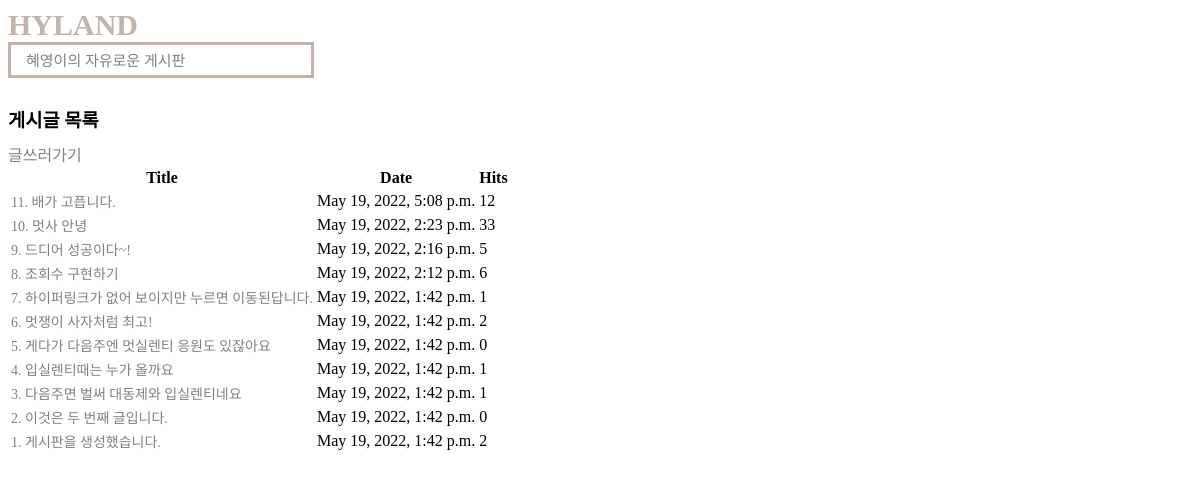
The page / on the database its author committed.
### app/models.py (models this page shows, shortened)
class Post(models.Model):
    title = models.CharField(max_length=50)
    content = models.TextField()
    date = models.DateTimeField(auto_now_add=True)
    hits = models.PositiveIntegerField(default=0)
    class Meta:
        ordering = ['-id']

### app/views.py (the view)
# urls.py: path('', views.list_page, name='list_page'),
def list_page(request):
    posts = Post.objects.all()
    return render(request, 'app/list_page.html', {'posts': posts})

### app/templates/app/list_page.html (shortened to what this page needs)
{% extends 'app/base.html' %}
{% block css %}
{% load static %}
<link rel="stylesheet" href="{% static 'app/list_page.css' %}">
{% endblock css %}
{% block content%}
<h3 class="title-list">게시글 목록</h3>
<contents>
    <table class="table">
        <thead>
            <tr>
                <th>Title</th>
                <th>Date</th>
                <th>Hits</th>
            </tr>
        </thead>
        <tbody>
            {% for post in posts %}
            <tr>
                <td> <a class="post-title" href="{% url 'detail_page' post.pk %}">{{post.title}}</a></td>
                <td> {{post.date}}</td>
                <td> {{post.hits}}</td>
            </tr>
            {% endfor %}
<footer>
    <a href="{% url 'create_page' %}">글쓰러가기</a>
</footer>
{% endblock content %}

### app/templates/app/base.html (shortened to what this page needs)
<!DOCTYPE html>
<html lang="en">
<head>
    {% block css %}
    {% endblock css %}
</head>
<body>
    <div class="frame">
        <header>
            <nav class="navigator">
                <h3 class="site-name">HYLAND</h3>
            </nav>
            <div class="container">
                <div class="title">
                    <div class="title-name">혜영이의 자유로운 게시판</div>
                </div>
            </div>
        </header>
        {% block content%}
        {% endblock content %}
    </div>
</body>
</html>

### app/static/app/list_page.css (style rules this page uses)
.frame { margin: 30px 150px; display: flex; flex-direction: column; font-family: 'Noto Serif KR', serif; margin: 0 auto; }
.navigator { display: flex; flex-direction: row; justify-content: space-between; }
.site-name { margin : 0; font-size: 30px; font-weight: bold; color: #C2B4AB }
.title { background-color: white; height: 30px; width: 300px; border: 3px solid #C2B4AB; }
.title-name { margin: 0; padding : 0; position: relative; left:15px; font-size:15px; top : 4px; color: gray }
.title-list { position:relative; top:8px; }
.post-title { font-size:14px; }
a { text-decoration: none; color: gray; }

### rows shown on the page
Post: title "11. 배가 고픕니다.", date "May 19, 2022, 5:08 p.m.", hits "12"
Post: title "10. 멋사 안녕", date "May 19, 2022, 2:23 p.m.", hits "33"
Post: title "9. 드디어 성공이다~!", date "May 19, 2022, 2:16 p.m.", hits "5"
Post: title "8. 조회수 구현하기", date "May 19, 2022, 2:12 p.m.", hits "6"
Post: title "7. 하이퍼링크가 없어 보이지만 누르면 이동된답니다.", date "May 19, 2022, 1:42 p.m.", hits "1"
Post: title "6. 멋쟁이 사자처럼 최고!", date "May 19, 2022, 1:42 p.m.", hits "2"
Post: title "5. 게다가 다음주엔 멋실렌티 응원도 있잖아요", date "May 19, 2022, 1:42 p.m.", hits "0"
Post: title "4. 입실렌티때는 누가 올까요", date "May 19, 2022, 1:42 p.m.", hits "1"
Post: title "3. 다음주면 벌써 대동제와 입실렌티네요", date "May 19, 2022, 1:42 p.m.", hits "1"
Post: title "2. 이것은 두 번째 글입니다.", date "May 19, 2022, 1:42 p.m.", hits "0"
Post: title "1. 게시판을 생성했습니다.", date "May 19, 2022, 1:42 p.m.", hits "2"
